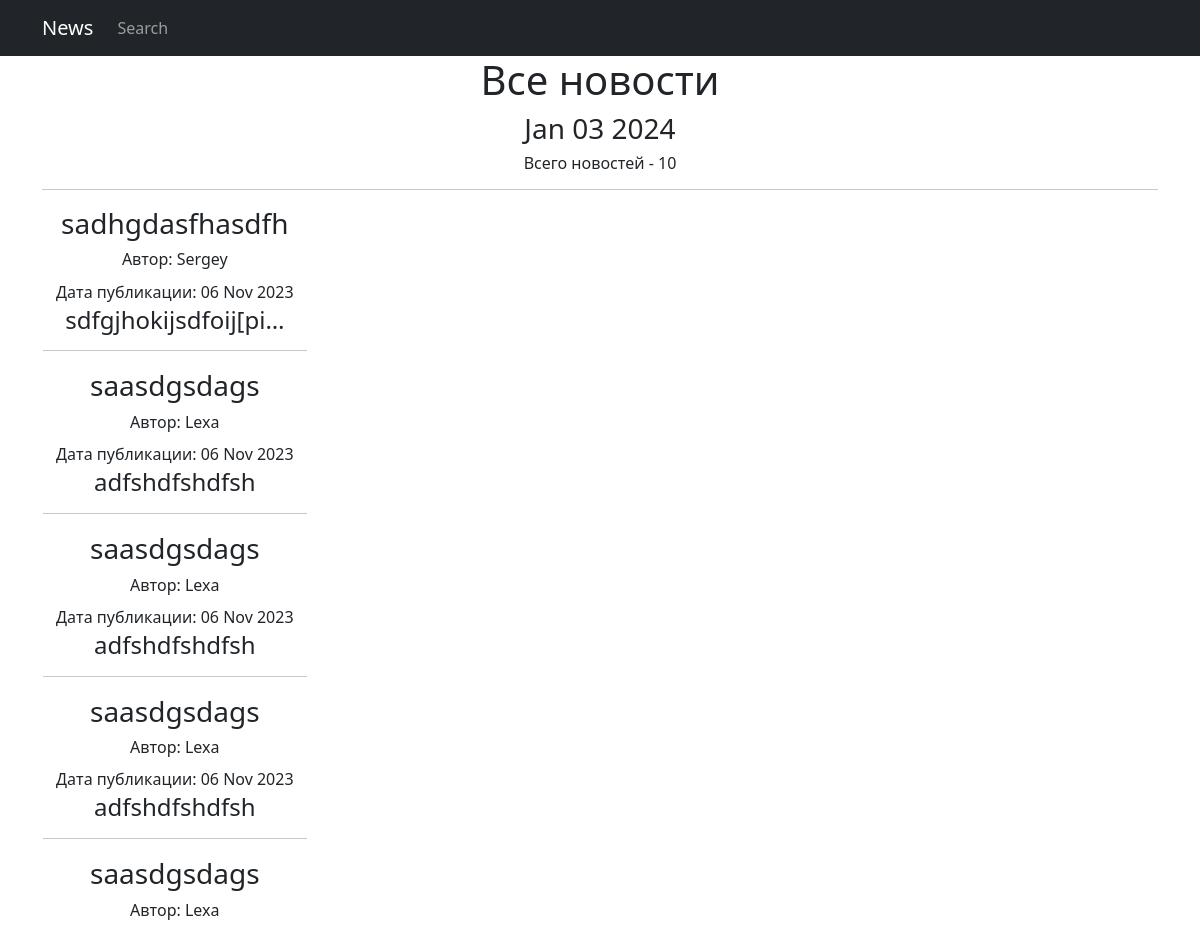
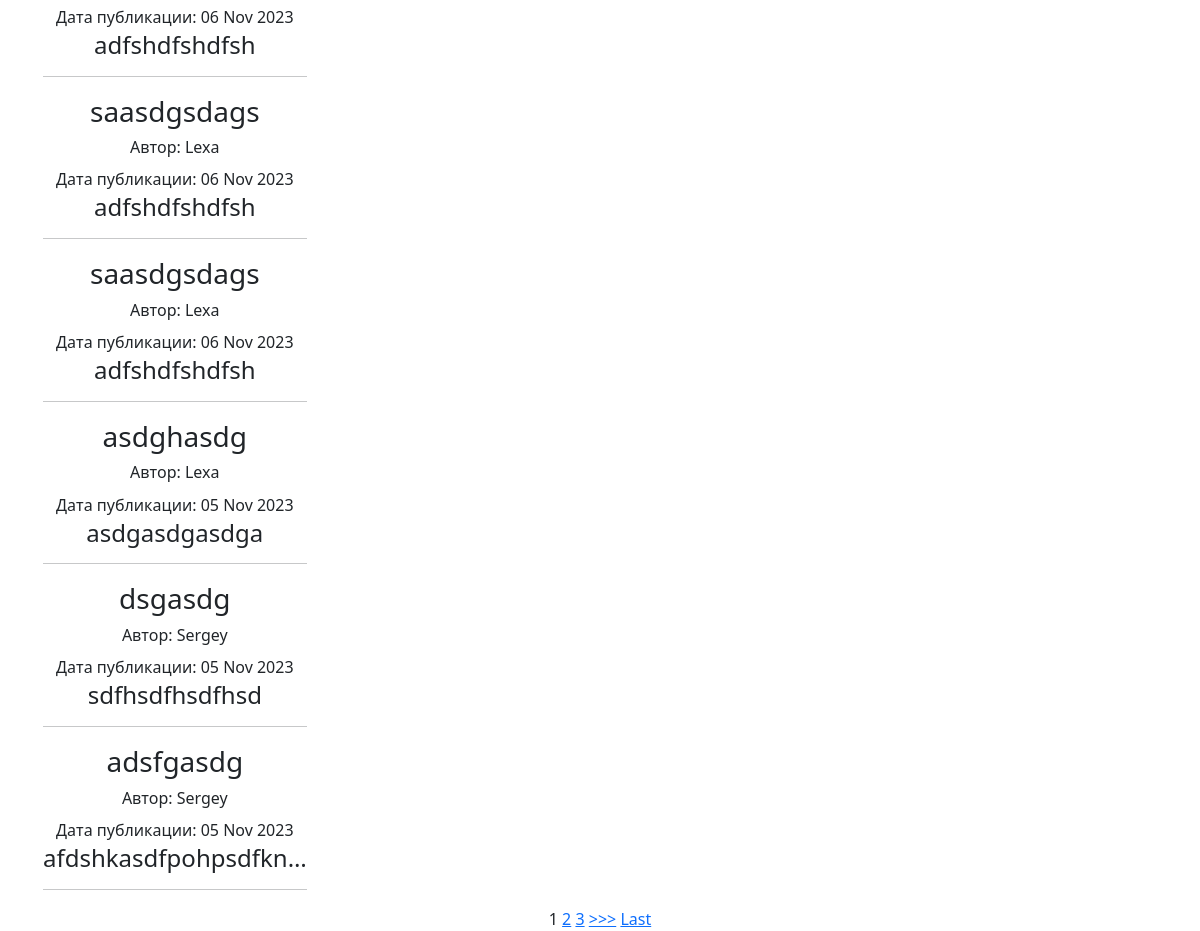
The page /news/ on the database as committed earlier (2 pictures, top to bottom).
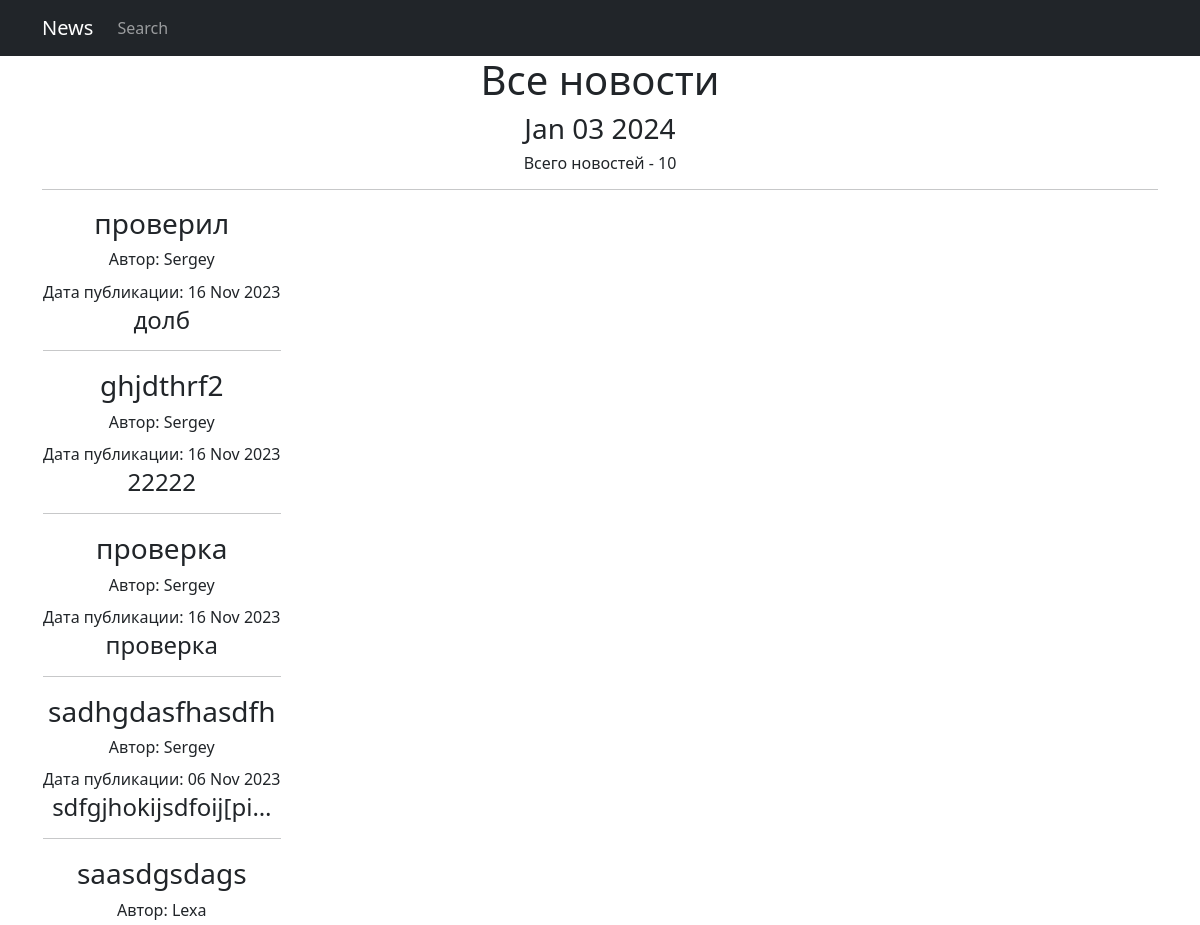
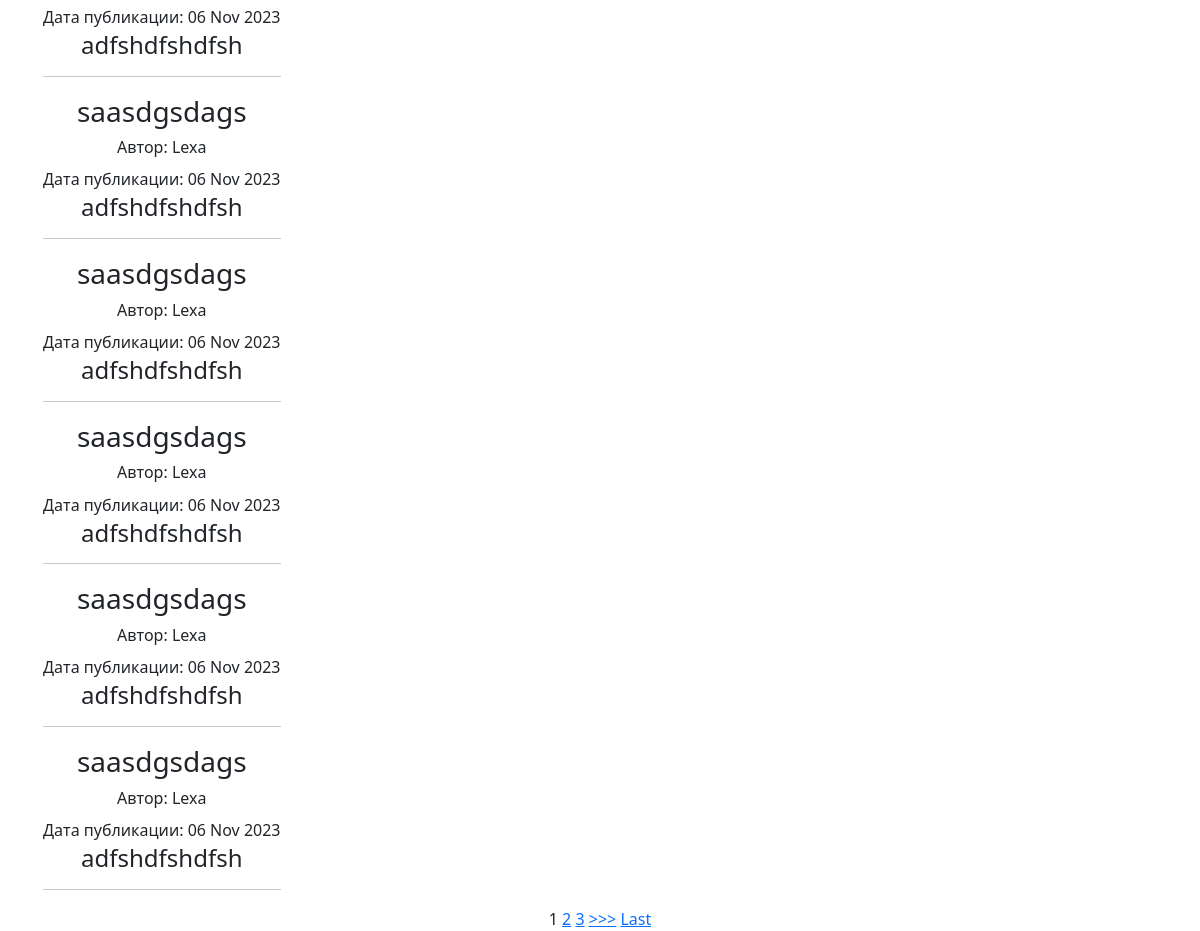
The same page on the database as committed later (2 pictures, top to bottom).
### news/models.py (models this page shows, shortened)
class Post(models.Model):
    Author = models.ForeignKey("Author", on_delete=models.CASCADE)
    NEWS = "NW"
    ARTICLE = "AR"
    CATEGORY_CHOICES = ((NEWS, "Новость"),
                        (ARTICLE, "Статья"))
    categoryType = models.CharField(max_length=2, choices=CATEGORY_CHOICES, default=ARTICLE)
    create_date = models.DateTimeField(auto_now_add=True)
    category = models.ManyToManyField("Category", through="PostCategory")
    caption = models.CharField(max_length=150)
    text = models.TextField(null=True)
    rating = models.FloatField(default=0.0)

class Author(models.Model):
    user = models.OneToOneField(User, on_delete=models.CASCADE)
    AuthorRating = models.FloatField(default=0.0)
    def __str__(self):
        return f'{self.user}'

### news/views.py (the view)
# urls.py: path('', NewsList.as_view()),
class NewsList(ListView):
    model = Post
    template_name = 'news.html'
    context_object_name = 'news'
    queryset = Post.objects.order_by('-create_date')
    paginate_by = 10
    def get_context_data(self, **kwargs):
        context = super().get_context_data(**kwargs)
        context['time_now'] = datetime.utcnow()
        return context

### news/templatetags/censorfilter.py (called while the page is built)
@register.filter()
def censor(value):
    banned_list = ['idiot', 'stupid']
    sentence = value.split()
    for i in banned_list:
        for words in sentence:
            if i in words:
                pos = sentence.index(words)
                sentence.remove(words)
                sentence.insert(pos, f"{words[0]}"+'*' * (len(i)-1))
    return " ".join(sentence)

### templates/news.html (shortened to what this page needs)
{% extends 'flatpages/default.html' %}
{% load cache %}
{% load censorfilter %}
{% cache 300 news %}
    {% block content %}
   <h1>Все новости</h1>
    <h3>{{ time_now|date:'M d Y' }}</h3>
    <h6>Всего новостей - {{ news|length }}</h6>
   <hr>
    {% if news %}
       <table>
           {% for new in news %}
           <tr>
               <td><h3>{{ new.caption|censor }}</h3></td>
           </tr>
           <tr>
               <td><h6>Автор: {{ new.Author }}</h6></td>
           </tr>
           <tr>
               <td>Дата публикации: {{ new.create_date|date:'d M Y' }}</td>
           </tr>
           <tr>
               <td><h4>{{ new.text|truncatechars:20|censor }}</h4><hr></td>
           </tr>
           {% endfor %}
       </table>
   {% else %}
       <h2>Новостей нет!</h2>
   {% endif %}
{% if is_paginated %}
    {% for num in page_obj.paginator.page_range %}
        {% if page_obj.number == num %}
            <a>{{ num }}</a>
        {% elif num > page_obj.number|add:'-3' and num < page_obj.number|add:'3' %}
            <a href="?page={{ num }}">{{ num }}</a>
        {% endif %}
    {% endfor %}
    {% if page_obj.has_next %}
        <a href="?page={{ page_obj.next_page_number }}">>>></a>
        <a href="?page={{ page_obj.paginator.num_pages }}">Last</a>
    {% endif %}
{% endif %}
    {% endblock content %}
{% endcache %}

Rows that differ between the two databases and show on the page:
no longer on this page (row unchanged): Post: caption|censor "asdghasdg", Author "Lexa", create_date "05 Nov 2023", text|censor "asdgasdgasdga"
no longer on this page (row unchanged): Post: caption|censor "dsgasdg", Author "Sergey", create_date "05 Nov 2023", text|censor "sdfhsdfhsdfhsd"
no longer on this page (row unchanged): Post: caption|censor "adsfgasdg", Author "Sergey", create_date "05 Nov 2023", text|censor "afdshkasdfpohpsdfkn…"
added Post: caption|censor "проверил", Author "Sergey", create_date "16 Nov 2023", text|censor "долб"
added Post: caption|censor "ghjdthrf2", Author "Sergey", create_date "16 Nov 2023", text|censor "22222"
added Post: caption|censor "проверка", Author "Sergey", create_date "16 Nov 2023", text|censor "проверка"
